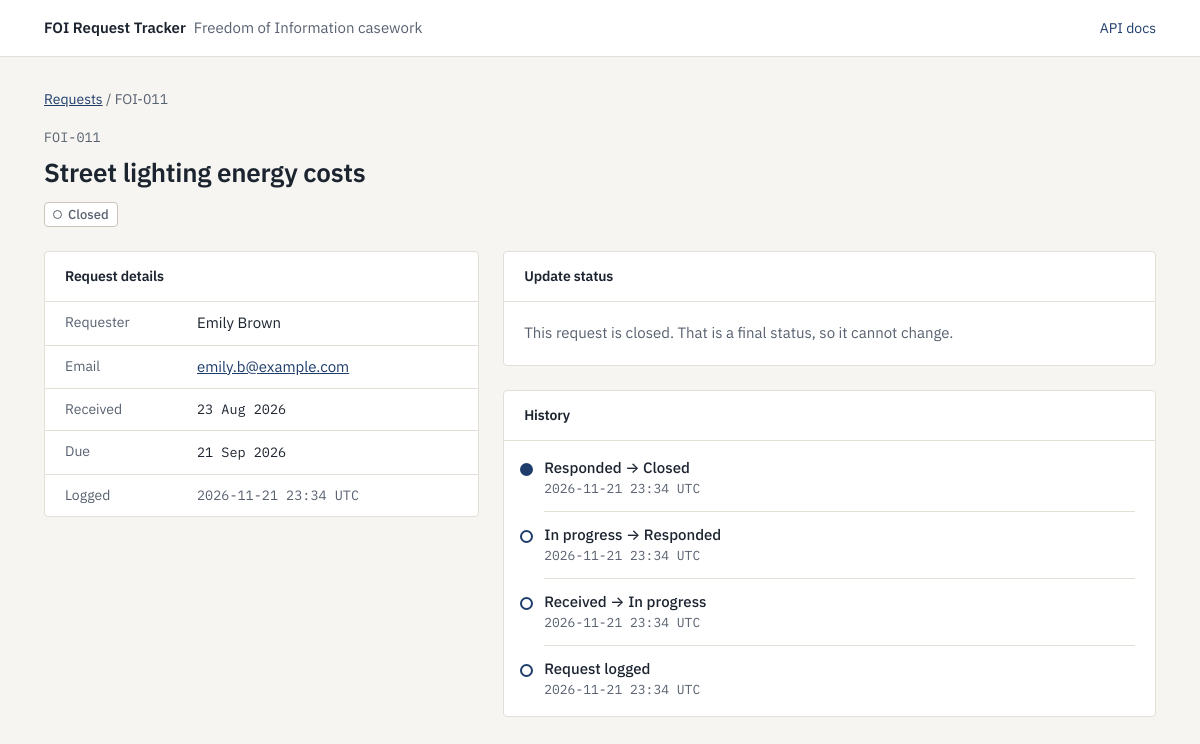
The app's page /requests/11/view, older data.
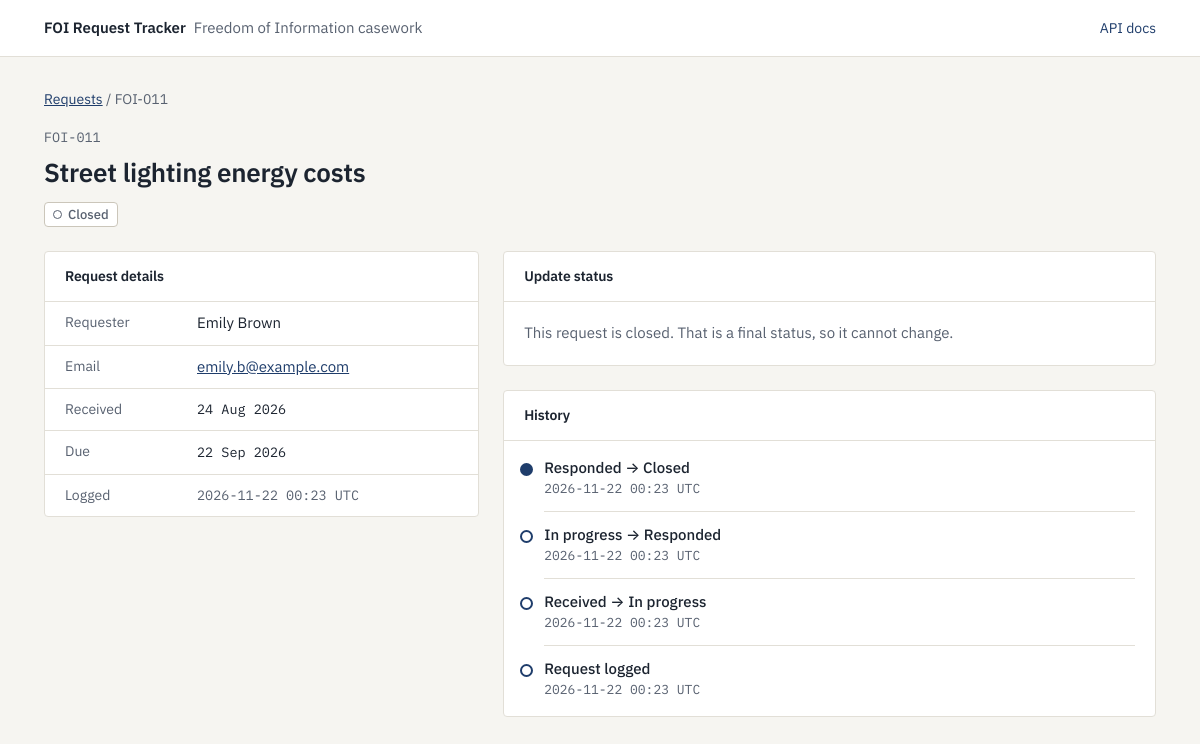
The same page, newer data.
### tables this page shows
CREATE TABLE requests (
    id INTEGER PRIMARY KEY AUTOINCREMENT,
    requester_name TEXT NOT NULL,
    requester_email TEXT NOT NULL,
    subject TEXT NOT NULL,
    received_date TEXT NOT NULL,
    due_date TEXT NOT NULL,
    status TEXT NOT NULL DEFAULT 'RECEIVED' CHECK(status in('IN_PROGRESS', 'CLOSED', 'RESPONDED', 'WITHDRAWN', 'RECEIVED')),
    assigned_to TEXT,
    created_at TEXT NOT NULL DEFAULT CURRENT_TIMESTAMP
);

CREATE TABLE events (
    id INTEGER PRIMARY KEY AUTOINCREMENT,
    request_id INTEGER NOT NULL REFERENCES requests(id),
    from_status TEXT NULL,
    to_status TEXT NOT NULL,
    note TEXT NULL,
    created_at TEXT NOT NULL DEFAULT CURRENT_TIMESTAMP
);

### app/main.py (the view)
@app.get("/requests/{request_id}/view", response_class=HTMLResponse)
def detail_page(request: Request, request_id: int, conn=Depends(db.get_db)):
    return render_detail(request, conn, request_id)

### app/templates/detail.html (shortened to what this page needs)
{% extends "base.html" %}
{% block content %}
{% set is_open = r.status.value in ('RECEIVED', 'IN_PROGRESS') %}
{% set verbs = {'IN_PROGRESS': 'Start work', 'RESPONDED': 'Mark as responded', 'CLOSED': 'Close request', 'WITHDRAWN': 'Withdraw'} %}
<nav class="crumbs"><a href="/">Requests</a> <span>/ FOI-{{ '%03d' % r.id }}</span></nav>
<div class="head">
  <span class="mono muted">FOI-{{ '%03d' % r.id }}</span>
  <h1>{{ r.subject }}</h1>
  <div class="tags">
    <span class="tag {{ '' if is_open else 'done' }}">{{ r.status.value.replace('_', ' ').capitalize() }}</span>
  </div>
</div>
<div class="cols">
  <section class="panel">
    <h2 class="panel-head">Request details</h2>
    <dl>
      <div><dt>Requester</dt><dd>{{ r.requester_name }}</dd></div>
      <div><dt>Email</dt><dd><a href="mailto:{{ r.requester_email }}">{{ r.requester_email }}</a></dd></div>
      <div><dt>Received</dt><dd class="mono">{{ r.received_date.strftime('%d %b %Y') }}</dd></div>
      <div><dt>Due</dt>
        <dd>
          <span class="mono {{ 'late-text' if r.is_overdue }}">{{ r.due_date.strftime('%d %b %Y') }}</span>
          {% set n = r.working_days_left %}
        </dd>
      </div>
      <div><dt>Logged</dt><dd class="mono muted">{{ r.created_at[:16] }} UTC</dd></div>
    </dl>
  </section>
  <div class="stack">
    <section class="panel move">
      <h2 class="panel-head">Update status</h2>
      <div class="panel-body">
        {% if next_moves %}
          <form method="post" action="/requests/{{ r.id }}/move">
            <label class="field">Note (optional)
              <input type="text" name="note" placeholder="For example: passed to the records team"></label>
            <div class="buttons">
              {% for s in next_moves %}
                <button class="btn {{ 'secondary' if s.value == 'WITHDRAWN' }}" type="submit" name="to_status" value="{{ s.value }}">{{ verbs[s.value] }}</button>
              {% endfor %}
            </div>
          </form>
        {% else %}
          <p class="final">This request is {{ r.status.value.lower() }}. That is a final status, so it cannot change.</p>
        {% endif %}
      </div>
    </section>
    <section class="panel">
      <h2 class="panel-head">History</h2>
      <ol class="history">
        {% for e in events %}
          <li>
            <div class="change">
              {% if e.from_status %}{{ e.from_status.replace('_', ' ').capitalize() }} → {{ e.to_status.replace('_', ' ').capitalize() }}{% else %}Request logged{% endif %}
            </div>
            <div class="mono small muted">{{ e.created_at[:16] }} UTC</div>
          </li>
        {% endfor %}
      </ol>
    </section>
  </div>
</div>
{% endblock %}

Row changes from the older to the newer data that the page shows:
changed requests "Street lighting energy costs": received_date "23 Aug 2026" → "24 Aug 2026"; due_date "21 Sep 2026" → "22 Sep 2026"; created_at "2026-11-21 23:34" → "2026-11-22 00:23"
changed events "Closed": created_at "2026-11-21 23:34" → "2026-11-22 00:23"
changed events (number 2 of 4 on the later page): created_at "2026-11-21 23:34" → "2026-11-22 00:23"
changed events "Received": created_at "2026-11-21 23:34" → "2026-11-22 00:23"
changed events (number 4 of 4 on the later page): created_at "2026-11-21 23:34" → "2026-11-22 00:23"
